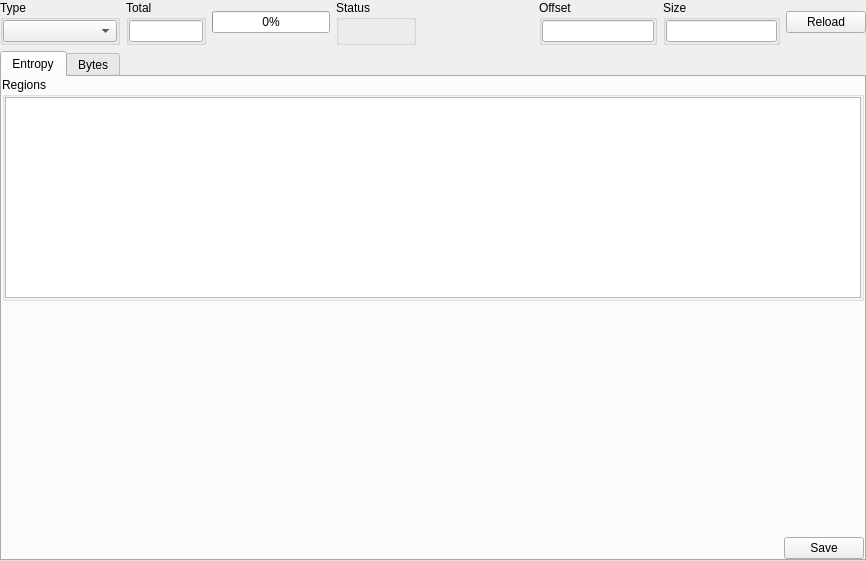
<?xml version="1.0" encoding="UTF-8"?>
<ui version="4.0">
 <class>XEntropyWidget</class>
 <widget class="QWidget" name="XEntropyWidget">
  <property name="geometry">
   <rect>
    <x>0</x>
    <y>0</y>
    <width>866</width>
    <height>561</height>
   </rect>
  </property>
  <property name="windowTitle">
   <string notr="true">Form</string>
  </property>
  <layout class="QVBoxLayout" name="verticalLayout_4">
   <property name="leftMargin">
    <number>0</number>
   </property>
   <property name="topMargin">
    <number>0</number>
   </property>
   <property name="rightMargin">
    <number>0</number>
   </property>
   <property name="bottomMargin">
    <number>0</number>
   </property>
   <item>
    <layout class="QHBoxLayout" name="horizontalLayout">
     <item>
      <widget class="QGroupBox" name="groupBoxType">
       <property name="minimumSize">
        <size>
         <width>120</width>
         <height>0</height>
        </size>
       </property>
       <property name="title">
        <string>Type</string>
       </property>
       <layout class="QVBoxLayout" name="verticalLayout">
        <property name="leftMargin">
         <number>0</number>
        </property>
        <property name="topMargin">
         <number>0</number>
        </property>
        <property name="rightMargin">
         <number>0</number>
        </property>
        <property name="bottomMargin">
         <number>0</number>
        </property>
        <item>
         <widget class="QComboBox" name="comboBoxType"/>
        </item>
       </layout>
      </widget>
     </item>
     <item>
      <widget class="QGroupBox" name="groupBox">
       <property name="maximumSize">
        <size>
         <width>80</width>
         <height>16777215</height>
        </size>
       </property>
       <property name="title">
        <string>Total</string>
       </property>
       <layout class="QVBoxLayout" name="verticalLayout_2">
        <property name="leftMargin">
         <number>0</number>
        </property>
        <property name="topMargin">
         <number>0</number>
        </property>
        <property name="rightMargin">
         <number>0</number>
        </property>
        <property name="bottomMargin">
         <number>0</number>
        </property>
        <item>
         <widget class="QLineEdit" name="lineEditTotalEntropy">
          <property name="alignment">
           <set>Qt::AlignCenter</set>
          </property>
          <property name="readOnly">
           <bool>true</bool>
          </property>
         </widget>
        </item>
       </layout>
      </widget>
     </item>
     <item>
      <widget class="QProgressBar" name="progressBarTotalEntropy">
       <property name="maximum">
        <number>1000</number>
       </property>
       <property name="value">
        <number>0</number>
       </property>
       <property name="alignment">
        <set>Qt::AlignCenter</set>
       </property>
      </widget>
     </item>
     <item>
      <widget class="QGroupBox" name="groupBoxStatus">
       <property name="minimumSize">
        <size>
         <width>80</width>
         <height>0</height>
        </size>
       </property>
       <property name="maximumSize">
        <size>
         <width>80</width>
         <height>16777215</height>
        </size>
       </property>
       <property name="title">
        <string>Status</string>
       </property>
       <layout class="QVBoxLayout" name="verticalLayout_6">
        <property name="leftMargin">
         <number>0</number>
        </property>
        <property name="topMargin">
         <number>0</number>
        </property>
        <property name="rightMargin">
         <number>0</number>
        </property>
        <property name="bottomMargin">
         <number>0</number>
        </property>
        <item>
         <widget class="QLabel" name="labelStatus">
          <property name="text">
           <string/>
          </property>
          <property name="alignment">
           <set>Qt::AlignCenter</set>
          </property>
         </widget>
        </item>
       </layout>
      </widget>
     </item>
     <item>
      <spacer name="horizontalSpacer">
       <property name="orientation">
        <enum>Qt::Horizontal</enum>
       </property>
       <property name="sizeHint" stdset="0">
        <size>
         <width>40</width>
         <height>20</height>
        </size>
       </property>
      </spacer>
     </item>
     <item>
      <widget class="QGroupBox" name="groupBoxOffset">
       <property name="maximumSize">
        <size>
         <width>120</width>
         <height>16777215</height>
        </size>
       </property>
       <property name="title">
        <string>Offset</string>
       </property>
       <layout class="QVBoxLayout" name="verticalLayout_7">
        <property name="leftMargin">
         <number>0</number>
        </property>
        <property name="topMargin">
         <number>0</number>
        </property>
        <property name="rightMargin">
         <number>0</number>
        </property>
        <property name="bottomMargin">
         <number>0</number>
        </property>
        <item>
         <widget class="XLineEditHEX" name="lineEditOffset">
          <property name="alignment">
           <set>Qt::AlignCenter</set>
          </property>
          <property name="readOnly">
           <bool>true</bool>
          </property>
         </widget>
        </item>
       </layout>
      </widget>
     </item>
     <item>
      <widget class="QGroupBox" name="groupBoxSize">
       <property name="maximumSize">
        <size>
         <width>120</width>
         <height>16777215</height>
        </size>
       </property>
       <property name="title">
        <string>Size</string>
       </property>
       <layout class="QVBoxLayout" name="verticalLayout_8">
        <property name="leftMargin">
         <number>0</number>
        </property>
        <property name="topMargin">
         <number>0</number>
        </property>
        <property name="rightMargin">
         <number>0</number>
        </property>
        <property name="bottomMargin">
         <number>0</number>
        </property>
        <item>
         <widget class="XLineEditHEX" name="lineEditSize">
          <property name="alignment">
           <set>Qt::AlignCenter</set>
          </property>
          <property name="readOnly">
           <bool>true</bool>
          </property>
         </widget>
        </item>
       </layout>
      </widget>
     </item>
     <item>
      <widget class="QPushButton" name="pushButtonReload">
       <property name="text">
        <string>Reload</string>
       </property>
      </widget>
     </item>
    </layout>
   </item>
   <item>
    <widget class="QTabWidget" name="tabWidget">
     <property name="currentIndex">
      <number>0</number>
     </property>
     <widget class="QWidget" name="tabEntropy">
      <attribute name="title">
       <string>Entropy</string>
      </attribute>
      <layout class="QVBoxLayout" name="verticalLayout_5">
       <property name="leftMargin">
        <number>0</number>
       </property>
       <property name="topMargin">
        <number>0</number>
       </property>
       <property name="rightMargin">
        <number>0</number>
       </property>
       <property name="bottomMargin">
        <number>0</number>
       </property>
       <item>
        <widget class="QGroupBox" name="groupBoxRegions">
         <property name="sizePolicy">
          <sizepolicy hsizetype="Preferred" vsizetype="Preferred">
           <horstretch>0</horstretch>
           <verstretch>0</verstretch>
          </sizepolicy>
         </property>
         <property name="maximumSize">
          <size>
           <width>16777215</width>
           <height>250</height>
          </size>
         </property>
         <property name="title">
          <string>Regions</string>
         </property>
         <layout class="QVBoxLayout" name="verticalLayout_3">
          <property name="leftMargin">
           <number>0</number>
          </property>
          <property name="topMargin">
           <number>0</number>
          </property>
          <property name="rightMargin">
           <number>0</number>
          </property>
          <property name="bottomMargin">
           <number>0</number>
          </property>
          <item>
           <widget class="QTableWidget" name="tableWidgetRegions">
            <property name="editTriggers">
             <set>QAbstractItemView::NoEditTriggers</set>
            </property>
            <property name="selectionMode">
             <enum>QAbstractItemView::MultiSelection</enum>
            </property>
            <property name="selectionBehavior">
             <enum>QAbstractItemView::SelectRows</enum>
            </property>
            <attribute name="horizontalHeaderMinimumSectionSize">
             <number>0</number>
            </attribute>
            <attribute name="horizontalHeaderShowSortIndicator" stdset="0">
             <bool>false</bool>
            </attribute>
            <attribute name="verticalHeaderVisible">
             <bool>false</bool>
            </attribute>
            <attribute name="verticalHeaderMinimumSectionSize">
             <number>20</number>
            </attribute>
            <attribute name="verticalHeaderDefaultSectionSize">
             <number>20</number>
            </attribute>
           </widget>
          </item>
         </layout>
        </widget>
       </item>
       <item>
        <widget class="QwtPlot" name="widgetEntropy" native="true">
         <property name="sizePolicy">
          <sizepolicy hsizetype="Expanding" vsizetype="Expanding">
           <horstretch>0</horstretch>
           <verstretch>0</verstretch>
          </sizepolicy>
         </property>
        </widget>
       </item>
       <item>
        <layout class="QHBoxLayout" name="horizontalLayout_2">
         <item>
          <spacer name="horizontalSpacer_2">
           <property name="orientation">
            <enum>Qt::Horizontal</enum>
           </property>
           <property name="sizeHint" stdset="0">
            <size>
             <width>40</width>
             <height>20</height>
            </size>
           </property>
          </spacer>
         </item>
         <item>
          <widget class="QPushButton" name="pushButtonSaveEntropy">
           <property name="text">
            <string>Save</string>
           </property>
          </widget>
         </item>
        </layout>
       </item>
      </layout>
     </widget>
     <widget class="QWidget" name="tabBytes">
      <attribute name="title">
       <string>Bytes</string>
      </attribute>
      <layout class="QHBoxLayout" name="horizontalLayout_3">
       <property name="leftMargin">
        <number>0</number>
       </property>
       <property name="topMargin">
        <number>0</number>
       </property>
       <property name="rightMargin">
        <number>0</number>
       </property>
       <property name="bottomMargin">
        <number>0</number>
       </property>
       <item>
        <widget class="QTableWidget" name="tableWidgetBytes">
         <property name="maximumSize">
          <size>
           <width>240</width>
           <height>16777215</height>
          </size>
         </property>
         <property name="editTriggers">
          <set>QAbstractItemView::NoEditTriggers</set>
         </property>
         <property name="selectionMode">
          <enum>QAbstractItemView::MultiSelection</enum>
         </property>
         <property name="selectionBehavior">
          <enum>QAbstractItemView::SelectRows</enum>
         </property>
         <property name="sortingEnabled">
          <bool>true</bool>
         </property>
         <attribute name="horizontalHeaderMinimumSectionSize">
          <number>0</number>
         </attribute>
         <attribute name="horizontalHeaderDefaultSectionSize">
          <number>50</number>
         </attribute>
         <attribute name="horizontalHeaderShowSortIndicator" stdset="0">
          <bool>true</bool>
         </attribute>
         <attribute name="verticalHeaderVisible">
          <bool>false</bool>
         </attribute>
         <attribute name="verticalHeaderMinimumSectionSize">
          <number>20</number>
         </attribute>
         <attribute name="verticalHeaderDefaultSectionSize">
          <number>20</number>
         </attribute>
        </widget>
       </item>
       <item>
        <widget class="QwtPlot" name="widgetBytes" native="true"/>
       </item>
      </layout>
     </widget>
    </widget>
   </item>
  </layout>
 </widget>
 <customwidgets>
  <customwidget>
   <class>XLineEditHEX</class>
   <extends>QLineEdit</extends>
   <header>xlineedithex.h</header>
  </customwidget>
  <customwidget>
   <class>QwtPlot</class>
   <extends>QWidget</extends>
   <header>qwt_plot.h</header>
   <container>1</container>
  </customwidget>
 </customwidgets>
 <resources/>
 <connections/>
</ui>
